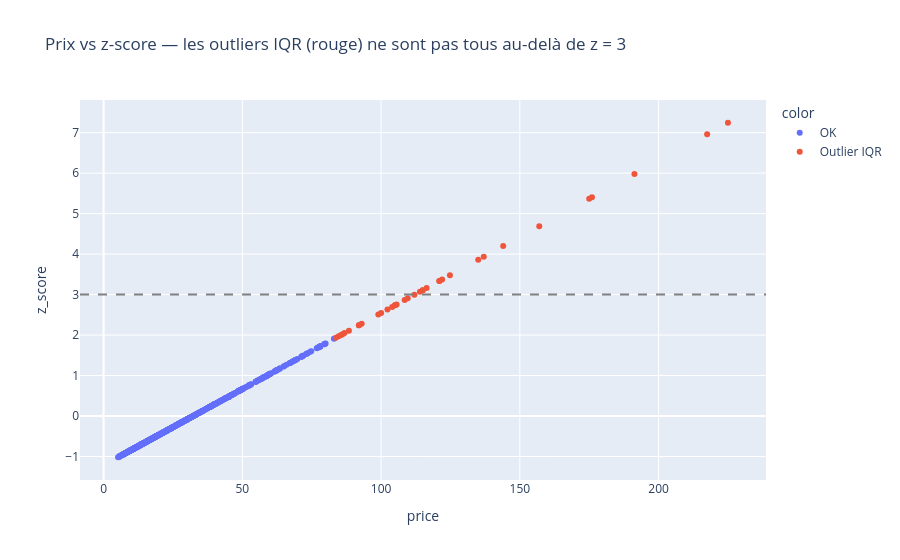

Source (notebook cell):
### Code cell
fig = px.scatter(total, x="price", y="z_score",
                 color=total["outlier_iqr"].map({True: "Outlier IQR", False: "OK"}),
                 hover_data=["product_id", "post_title"],
                 title="Prix vs z-score — les outliers IQR (rouge) ne sont pas tous au-delà de z = 3")
fig.add_hline(y=3, line_dash="dash", line_color="gray")
fig.show()

### Figure 1 — Plotly figure (JSON) as saved in the notebook; plotly's stock layout.template omitted (floating-point values rounded to 4 significant figures; data arrays with more than 128 entries replaced by an {"elided": "..."} marker saying what was removed)
{"data": [{"customdata": {"elided": "789x2 mixed values"}, "hovertemplate": "color=OK<br>price=%{x}<br>z_score=%{y}<br>product_id=%{customdata[0]}<br>post_title=%{customdata[1]}<extra></extra>", "legendgroup": "OK", "marker": {"color": "#636efa", "symbol": "circle"}, "mode": "markers", "name": "OK", "orientation": "v", "showlegend": true, "type": "scatter", "x": {"elided": "789 float values"}, "xaxis": "x", "y": {"elided": "789 float values"}, "yaxis": "y"}, {"customdata": [[4055, "Pierre Jean Villa Côte Rôtie Fongeant 2017"], [4115, "Zind-Humbrecht Riesling Grand Cru Rangen De Thann Clos Saint-Urbain 2017"], [4132, "Zind-Humbrecht Pinot Gris Grand Cru Rangen De Thann Clos Saint-Urbain 2012"], [4352, "Champagne Egly-Ouriet Grand Cru Millésimé 2008"], [4359, "Champagne Larmandier-Bernier Grand Cru Les Chemins d'Avize 2011"], [4402, "Cognac Frapin VIP XO"], [4404, "Cognac Frapin Château de Fontpinot XO"], [4406, "Cognac Frapin Château de Fontpinot 1989 20 Ans d'Age"], [4407, "Cognac Frapin Cigar Blend"], [4582, "Château de Meursault Puligny-Montrachet 1er Cru Champ Canet 2014"], [4594, "Pierre Jean Villa Côte Rôtie Fongeant 2017"], [4903, "Domaine Des Croix Corton Grand Cru Les Grèves 2017"], [4904, "Domaine Des Croix Corton Charlemagne Grand Cru 2016"], [5001, "David Duband Charmes-Chambertin Grand Cru 2014"], [5007, "Domaine des Comtes Lafon Volnay 1er Cru Santenots du Milieu 2014"], [5008, "Domaine des Comtes Lafon Volnay 1er Cru Santenots du Milieu 2013"], [5025, "Champagne Agrapart &amp; Fils L'Avizoise Extra Brut Blanc de Blancs Grand Cru 2012"], [5026, "Champagne Agrapart &amp; Fils Minéral Extra Brut Blanc de Blancs Grand Cru 2012"], [5070, "Pierre Jean Villa Côte Rôtie Fongeant 2017"], [5565, "Tempier Bandol Cabassaou 2017"], [5580, "Lucien Boillot Puligny-Montrachet 1er Cru Les Perrières 2016"], [5612, "Domaine Weinbach Gewurztraminer Grand Cru Furstentum SGN 2010 1/2"], [5767, "Camille Giroud Clos de Vougeot 2016"], [5892, "Coteaux Champenois Egly-Ouriet Ambonnay Rouge 2016"], [5916, "Wemyss Malts Single Cask Scotch Whisky Chocolate Moka Cake 2005 Strathclyde"], [5917, "Wemyss Malts Single Cask Scotch Whisky Choc 'n' Nut Pretzel 2001 Bunnahabhain"], [5918, "Wemyss Malts Single Cask Scotch Whisky Chai Caramel Latte 2002 Craigellachie"], [6126, "Champagne Gosset Célébris Vintage 2007"], [6201, "David Duband Chambolle-Musigny 1er Cru Les Sentiers 2016"], [6202, "Domaine Clerget Echezeaux Grand Cru En Orveaux 2015"], [6212, "Domaine des Comtes Lafon Volnay 1er Cru Santenots du Milieu 2015"], [6213, "Domaine des Comtes Lafon Volnay 1er Cru Santenots du Milieu 2016"], [6214, "Domaine des Comtes Lafon Volnay 1er Cru Champans 2013"], [6215, "Domaine des Comtes Lafon Volnay 1er Cru Champans 2014"], [6216, "Domaine des Comtes Lafon Volnay 1er Cru Champans 2016"], [6324, "Pierre Jean Villa Côte Rôtie Fongeant 2017"]], "hovertemplate": "color=Outlier IQR<br>price=%{x}<br>z_score=%{y}<br>product_id=%{customdata[0]}<br>post_title=%{customdata[1]}<extra></extra>", "legendgroup": "Outlier IQR", "marker": {"color": "#EF553B", "symbol": "circle"}, "mode": "markers", "name": "Outlier IQR", "orientation": "v", "showlegend": true, "type": "scatter", "x": [86.1, 100.0, 88.4, 225.0, 85.6, 176.0, 108.5, 157.0, 104.0, 109.6, 144.0, 102.3, 137.0, 217.5, 105.0, 105.0, 112.0, 86.8, 84.7, 92.0, 83.7, 124.8, 175.0, 191.3, 93.0, 122.0, 114.0, 135.0, 105.6, 116.4, 115.0, 121.0, 99.0, 115.0, 121.0, 92.0], "xaxis": "x", "y": [2.023, 2.546, 2.11, 7.244, 2.004, 5.402, 2.865, 4.688, 2.696, 2.907, 4.2, 2.632, 3.936, 6.962, 2.734, 2.734, 2.997, 2.049, 1.971, 2.245, 1.933, 3.478, 5.365, 5.978, 2.283, 3.373, 3.072, 3.861, 2.756, 3.162, 3.109, 3.335, 2.508, 3.109, 3.335, 2.245], "yaxis": "y"}], "layout": {"legend": {"title": {"text": "color"}, "tracegroupgap": 0}, "shapes": [{"line": {"color": "gray", "dash": "dash"}, "type": "line", "x0": 0, "x1": 1, "xref": "x domain", "y0": 3, "y1": 3, "yref": "y"}], "title": {"text": "Prix vs z-score — les outliers IQR (rouge) ne sont pas tous au-delà de z = 3"}, "xaxis": {"anchor": "y", "domain": [0.0, 1.0], "title": {"text": "price"}}, "yaxis": {"anchor": "x", "domain": [0.0, 1.0], "title": {"text": "z_score"}}}}
